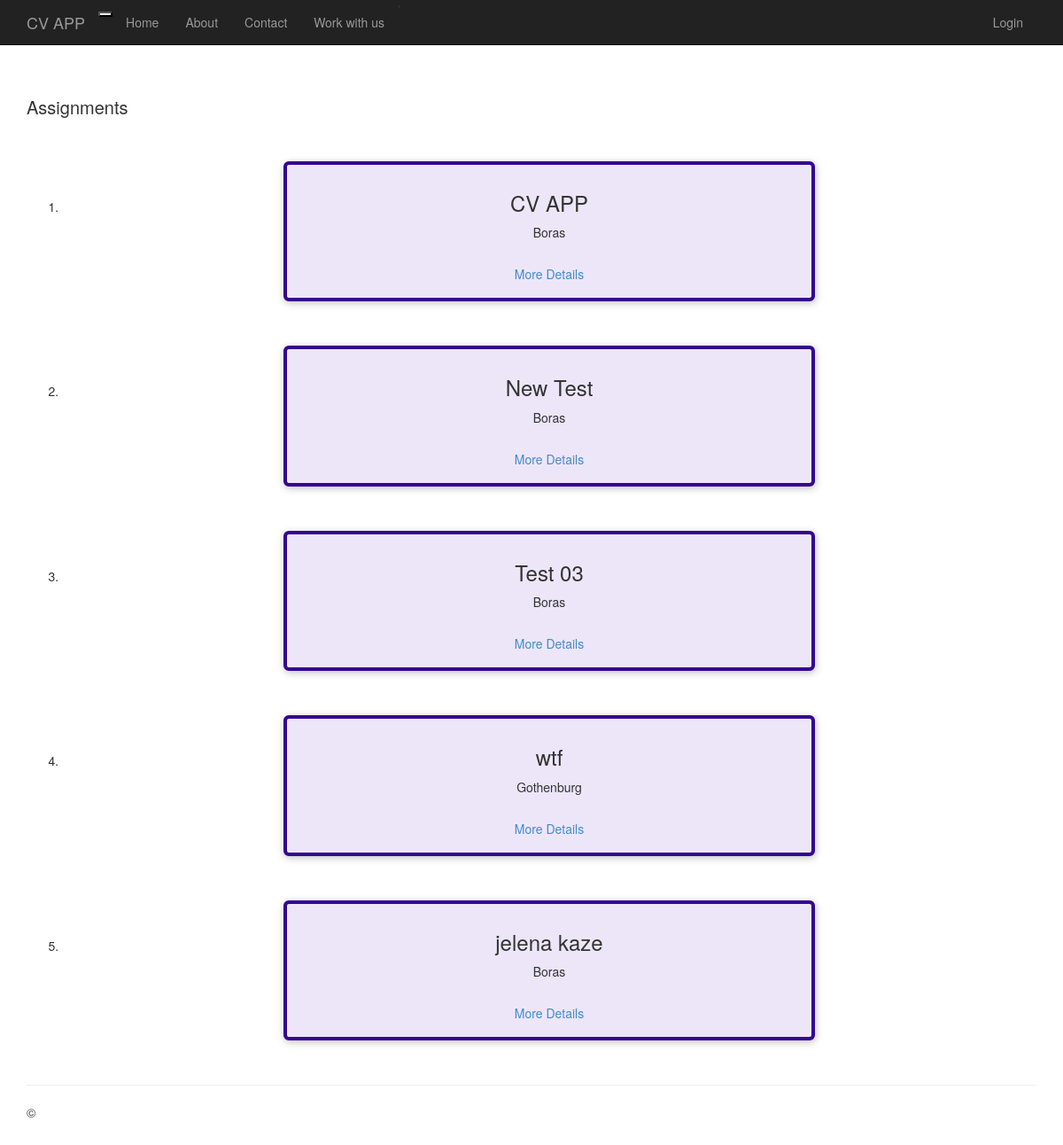
The app's page /assignment/, older data.
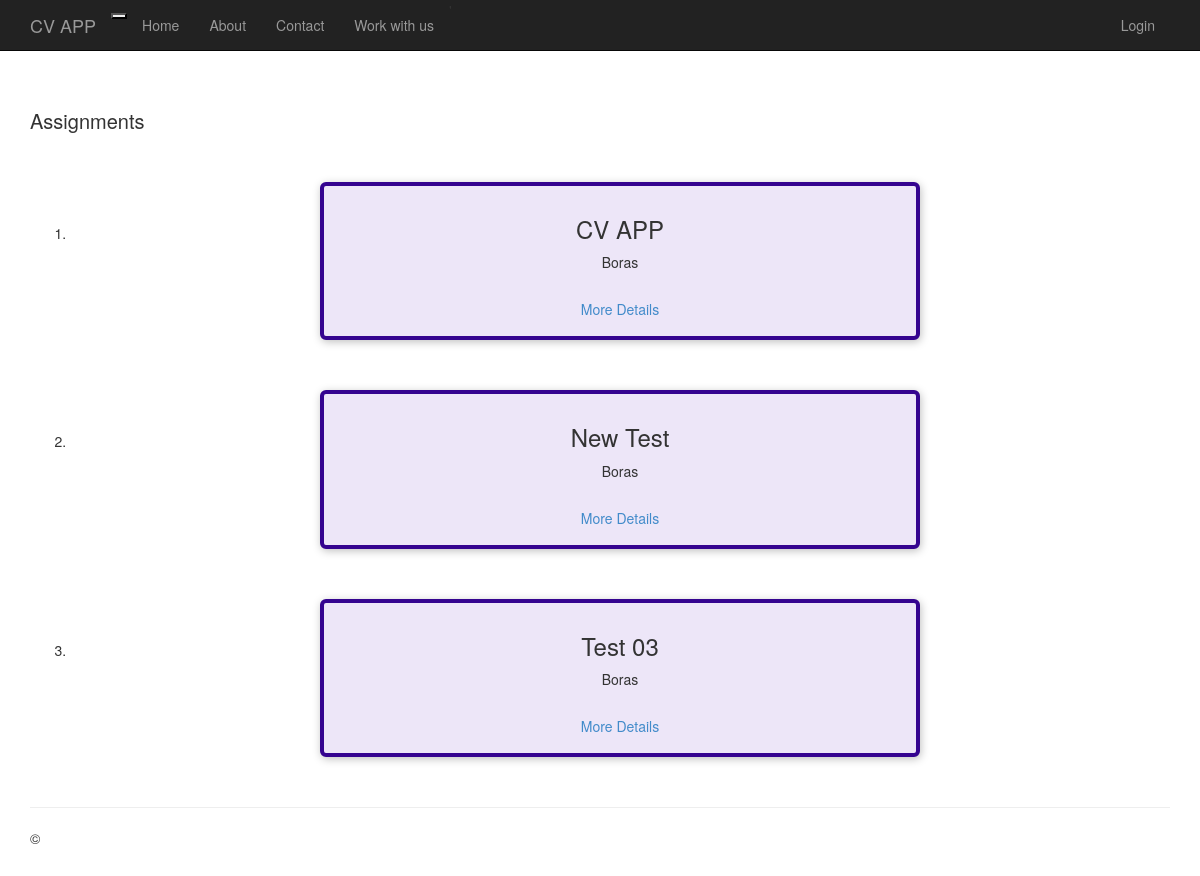
The same page, newer data.
### assignment/models.py (models this page shows, shortened)
class Assignment(models.Model):
    title = models.CharField(max_length=200)
    slug = models.SlugField(unique=True)
    data = models.DateField(blank=True, null=True)
    description = models.TextField()
    location = models.ForeignKey(Location, on_delete=models.CASCADE)
    applicant=models.ManyToManyField(Applicant,blank=True, null=True)

class Location(models.Model):
    name = models.CharField(max_length=200)
    adress = models.CharField(max_length=300)

### assignment/views.py (the view)
# urls.py: path('assignment/', views.index, name='all-assignments'),
def index(request):
    assignments = Assignment.objects.all()
    return render(request, 'assignment/index.html',
                  {'isActive': True, 'assignments': assignments})

### assignment/templates/assignment/index.html
{% extends "app/layout.html" %}
{% load static %}
{% block content %}
<section>
  <h2>Assignments</h2>
  <ol>
    {% for assignment_item in assignments %}
      {% include 'assignment/includes/assignment-item.html' with title=assignment_item.title location=assignment_item.location.name slug=assignment_item.slug %}
    {% endfor %}
  </ol>
</section>
{% endblock %}

### assignment/templates/assignment/includes/assignment-item.html
<li class="assignment-item">
  <article>
    <div class="assignment-summary">
      <div class="assignment-details">
        <h3>{{ title }}</h3>
        <address>{{ location }}</address>
      </div>
    </div>
    <div class="assignment-actions">
       <a href="{% url 'assignment-details' slug %}" class="btn">More Details</a>
    </div>
  </article>
</li>

Row changes from the older to the newer data that the page shows:
removed Assignment: title "wtf"
no longer on this page (row unchanged): Location: name "Gothenburg"
removed Assignment: title "jelena kaze", {{ location }} "Boras"
